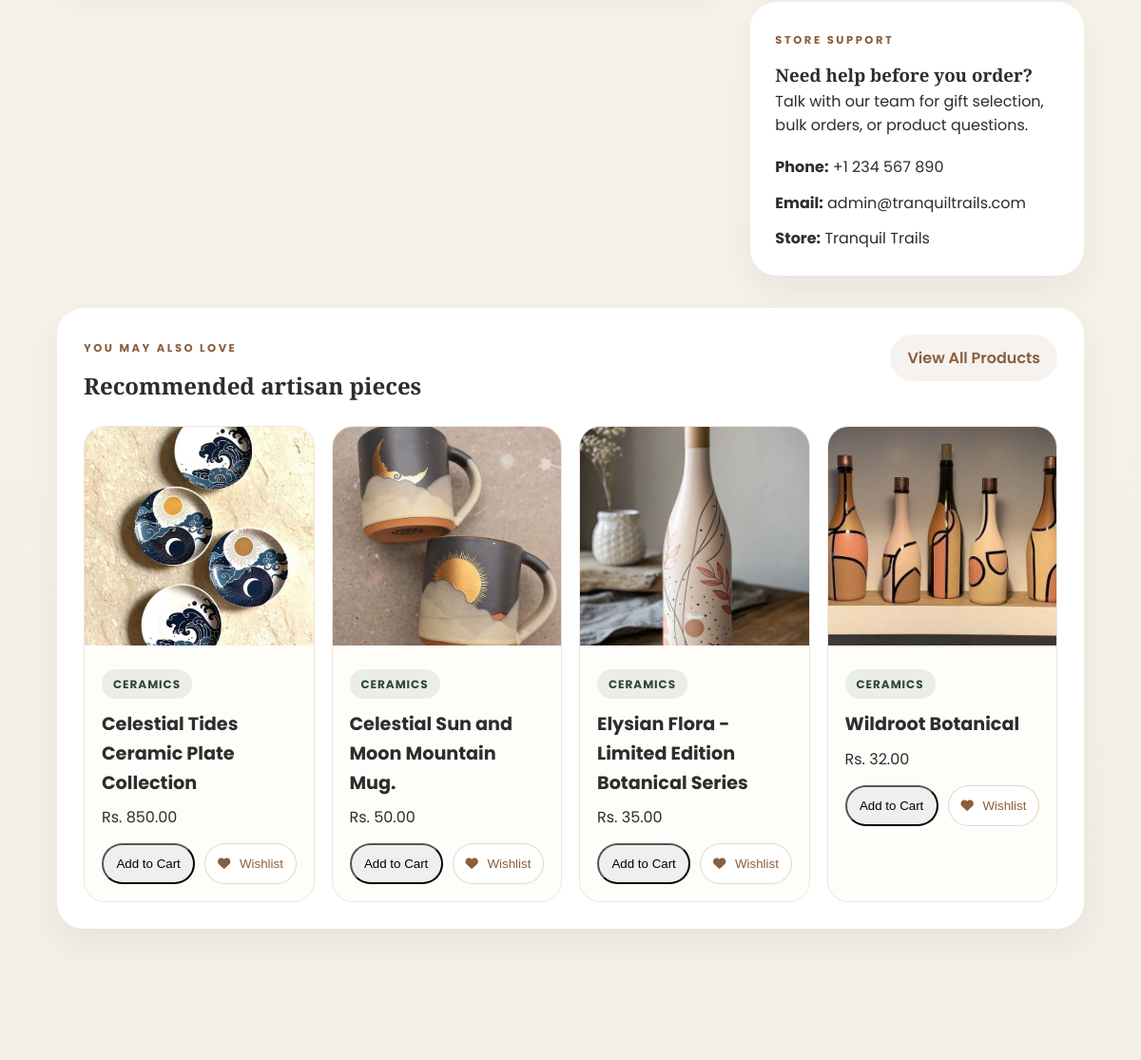
Before: /cart/ (middle part) with the older database file.
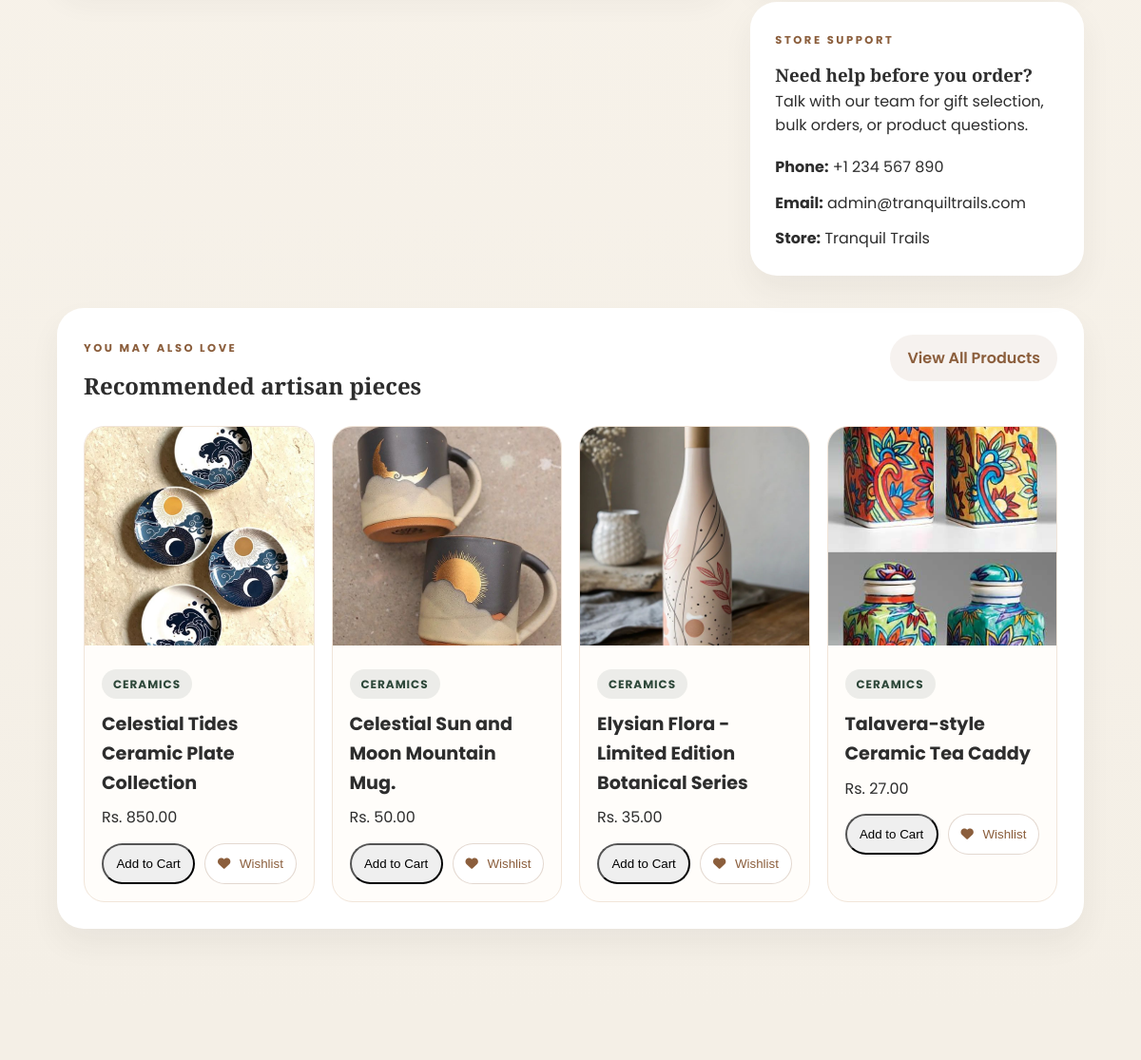
After: the same page with the newer database file.
### core/models.py (models this page shows, shortened)
class Product(models.Model):
    category = models.ForeignKey(Category, related_name='products', on_delete=models.CASCADE)
    name = models.CharField(max_length=200)
    slug = models.SlugField(unique=True)
    image = models.ImageField(upload_to='products/')
    description = models.TextField(blank=True)
    price = models.DecimalField(max_digits=10, decimal_places=2)
    stock = models.PositiveIntegerField(default=0)
    available = models.BooleanField(default=True)
    created_at = models.DateTimeField(auto_now_add=True)
    updated_at = models.DateTimeField(auto_now=True)

class Category(models.Model):
    name = models.CharField(max_length=100)
    slug = models.SlugField(unique=True)
    image = models.ImageField(upload_to='categories/', blank=True, null=True)
    class Meta:
        verbose_name_plural = "Categories"

### core/views.py (the view)
# urls.py: path('cart/', views.cart_page, name='cart'),
def cart_page(request):
    featured_products = Product.objects.filter(available=True).select_related('category')[:4]
    return render(request, 'cart.html', {
        'featured_products': featured_products,
    })

### core/context_processors.py (called while the page is built)
def site_settings(request):
    settings_obj, _ = SiteSetting.objects.get_or_create(id=1)
    return {'site_settings': settings_obj}

### core/templates/cart.html (shortened to what this page needs)
{% load static %}
<!DOCTYPE html>
<html lang="en">
<head>
    <link rel="stylesheet" href="https://cdnjs.cloudflare.com/ajax/libs/font-awesome/6.4.0/css/all.min.css">
    <link rel="stylesheet" href="{% static 'styles.css' %}">
</head>
<body>
    <main class="cart-page-shell">
        <section
            id="cart-page-root"
            data-tax-rate="{{ site_settings.tax_rate }}"
            data-shipping-rate="{{ site_settings.shipping_flat_rate }}"
            data-phone="{{ site_settings.contact_phone }}"
            data-email="{{ site_settings.admin_email }}"
            data-store="{{ site_settings.store_name }}"
        ></section>
        <section class="cart-recommendations">
            <div class="cart-panel-header">
                <div>
                    <span class="eyebrow">You May Also Love</span>
                    <h2>Recommended artisan pieces</h2>
                </div>
                <a href="{% url 'shop' %}" class="ghost-link-btn">View All Products</a>
            </div>
            <div class="recommendation-grid">
                {% for product in featured_products %}
                <article class="recommendation-card">
                    {% if product.image %}
                    <img src="{{ product.image.url }}" alt="{{ product.name }}">
                    {% else %}
                    <img src="{% static 'placeholder.jpg' %}" alt="{{ product.name }}">
                    {% endif %}
                    <div class="recommendation-card-body">
                        <span class="wishlist-chip">{{ product.category.name }}</span>
                        <h3>{{ product.name }}</h3>
                        <p>Rs. {{ product.price }}</p>
                        <div class="recommendation-card-actions">
                            <button
                                class="add-btn"
                                data-id="{{ product.id }}"
                                data-name="{{ product.name }}"
                                data-price="{{ product.price }}"
                                data-img="{% if product.image %}{{ product.image.url }}{% endif %}"
                            >
                                Add to Cart
                            </button>
                            <button
                                class="wishlist-btn"
                                data-id="{{ product.id }}"
                                data-name="{{ product.name }}"
                                data-price="{{ product.price }}"
                                data-img="{% if product.image %}{{ product.image.url }}{% endif %}"
                            >
                                <i class="fas fa-heart"></i>
                                <span class="wishlist-btn-label" style="margin-left:6px;">Wishlist</span>
                            </button>
                        </div>
                    </div>
                </article>
                {% endfor %}
            </div>
        </section>
    </main>
</body>
</html>

### core/templates/partials/site_nav.html (shortened to what this page needs)
{% load static %}

### core/static/styles.css (style rules this page uses)
:root { --primary: #8B5E3C; --accent: #2D4739; --bg: #F4EFE6; --white: #ffffff; --text: #2d2d2d; }
* { margin: 0; padding: 0; box-sizing: border-box; }
body { font-family: 'Poppins', sans-serif; background: var(--bg); color: var(--text); line-height: 1.6; overflow-x: hidden; }
.primary-link-btn, .ghost-link-btn, .summary-btn { display: inline-flex; align-items: center; justify-content: center; text-decoration: none; border: none; cursor: pointer; transition: 0.3s ease; font-family: 'Poppins', sans-serif; }
.ghost-link-btn { background: rgba(139, 94, 60, 0.08); color: var(--primary); padding: 12px 18px; border-radius: 999px; font-weight: 600; }
.eyebrow { display: inline-block; letter-spacing: 0.22em; text-transform: uppercase; font-size: 0.72rem; font-weight: 700; color: var(--primary); margin-bottom: 12px; }
.wishlist-btn, .wishlist-toggle, .wishlist-cta { border: 1px solid rgba(139, 94, 60, 0.24); background: rgba(255, 255, 255, 0.92); color: var(--primary); cursor: pointer; transition: 0.3s ease; }
.cart-page-shell { padding: 70px 5% 90px; background: radial-gradient(circle at top left, rgba(139, 94, 60, 0.16), transparent 35%), linear-gradient(180deg, #f9f4ec 0%, #f4efe6 100%); }
.cart-hero h1, .wishlist-site-shell h1, .wishlist-empty-copy h2, .wishlist-hero-panel h2, .cart-panel-header h2, .summary-card h3 { font-family: 'Playfair Display', serif; }
.cart-panel-header { display: flex; justify-content: space-between; align-items: flex-start; gap: 12px; margin-bottom: 22px; }
.cart-line-label, .wishlist-chip { display: inline-flex; align-items: center; padding: 6px 12px; border-radius: 999px; background: rgba(45, 71, 57, 0.09); color: var(--accent); font-size: 0.75rem; font-weight: 700; letter-spacing: 0.08em; text-transform: uppercase; margin-bottom: 12px; }
.cart-recommendations { max-width: 1240px; margin: 34px auto 0; background: #fff; padding: 28px; border-radius: 28px; box-shadow: 0 16px 32px rgba(44, 44, 44, 0.06); }
.recommendation-grid { display: grid; grid-template-columns: repeat(auto-fit, minmax(220px, 1fr)); gap: 18px; }
.recommendation-card { border-radius: 22px; overflow: hidden; border: 1px solid #f1e5d9; background: #fffdfa; }
.recommendation-card img { width: 100%; height: 230px; object-fit: cover; }
.recommendation-card-body { padding: 18px; }
.recommendation-card-body h3 { font-size: 1.2rem; margin-bottom: 8px; }
.recommendation-card-actions { display: flex; gap: 10px; margin-top: 14px; }
.recommendation-card-actions button { flex: 1; padding: 12px; border-radius: 999px; cursor: pointer; }

Changed rows visible on the page:
no longer on this page (row edited): Product: image (picture), category.name "CERAMICS", name "Wildroot Botanical", price "32.00"
now on this page (row unchanged): Product: image (picture), category.name "CERAMICS", name "Talavera-style Ceramic Tea Caddy", price "27.00"
